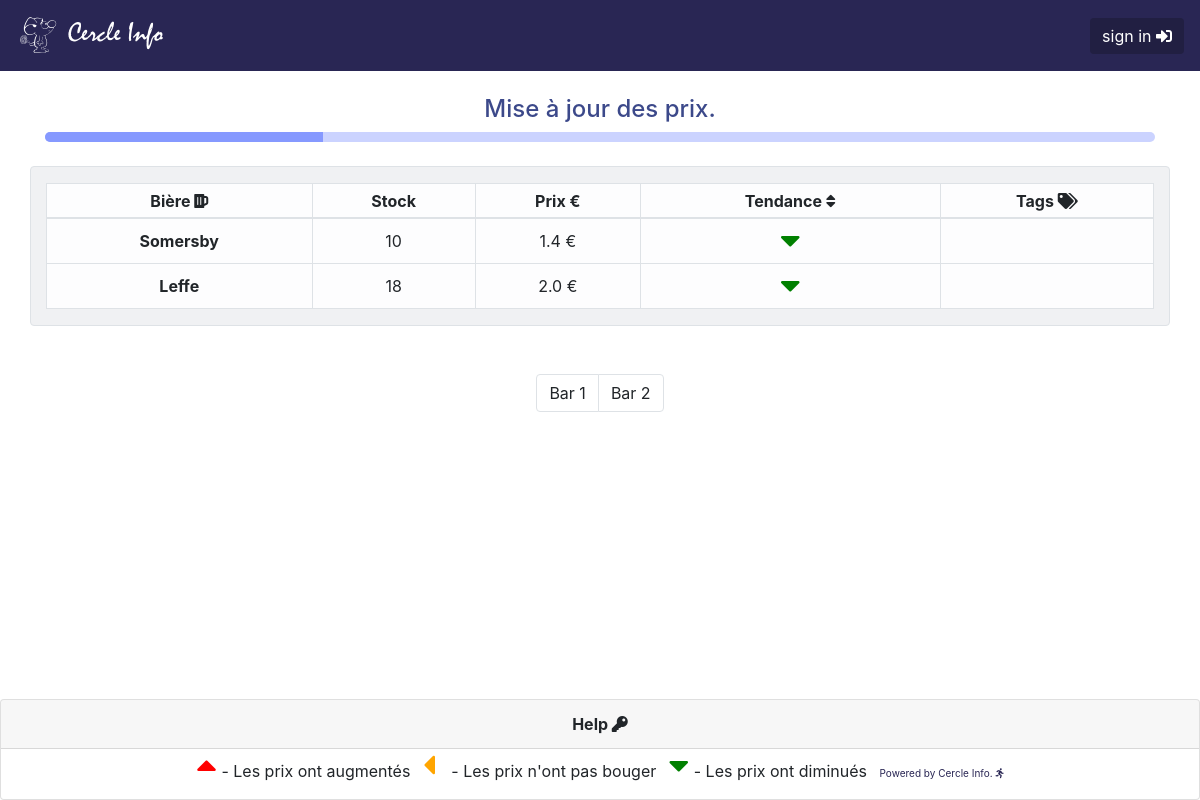
Before: /stock_page/ with the older database file.
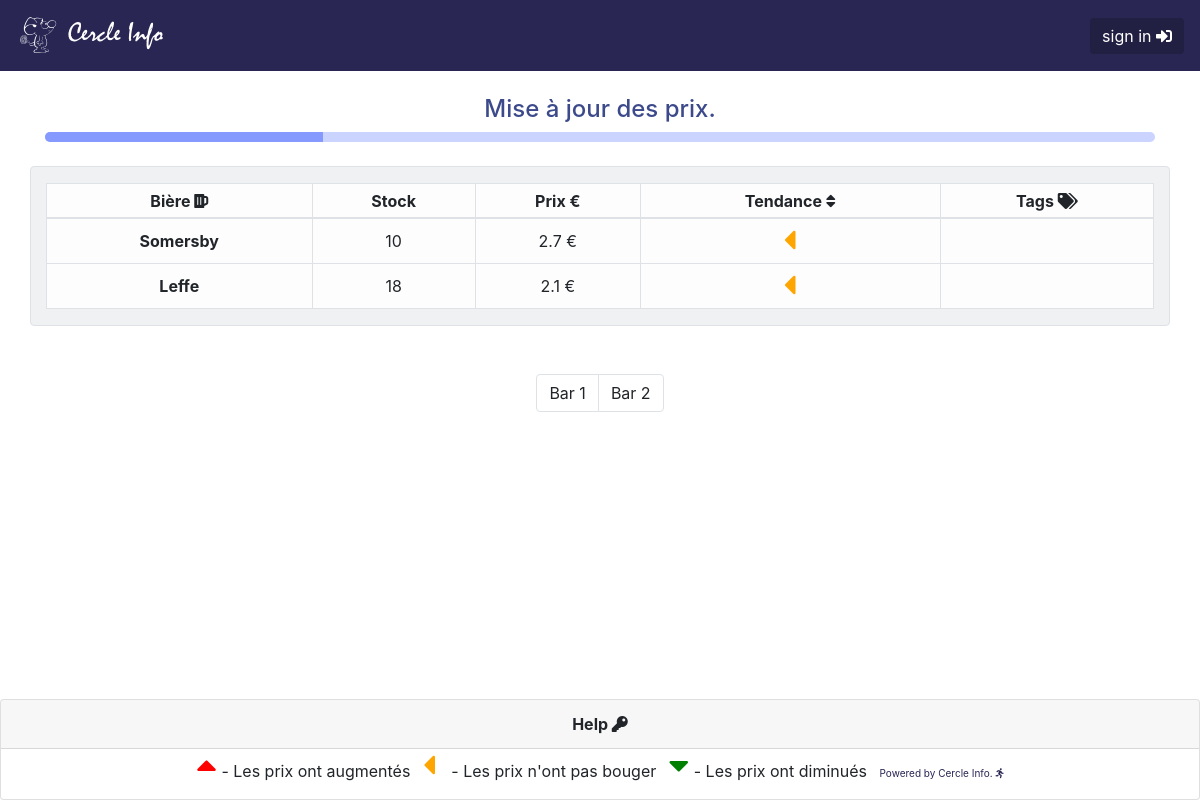
After: the same page with the newer database file.
### Beer/models.py (models this page shows, shortened)
class Beer(models.Model):
    beer_name = models.CharField(max_length=100)
    price = models.FloatField(null=False)
    buy_price = models.FloatField(null=False)
    stock = models.IntegerField(null=False)
    static_stock = models.IntegerField(null=False)
    coef_up = models.FloatField(null=False)
    coef_down = models.FloatField(null=False)
    coef_max = models.FloatField(null=False)
    coef_min = models.FloatField(null=False)
    q_qarder = models.IntegerField(null=False, default=0)
    q_current_qarder = models.IntegerField(null=False, default=0)
    alcohol_percentage = models.FloatField(null=False, default=0)
    bar = models.IntegerField(null=False, default=1)
    trend = models.CharField(max_length=10, default='EQUAL')
    out_of_stock = models.BooleanField(null=False, default=False)
    best_value = models.BooleanField(null=False, default=False)
    best_price = models.BooleanField(null=False, default=False)
    class Meta:
        permissions = (('show_tool_bar', 'Can show the toolbar'),
                       ('failsafe_mode', 'Can access to failsafe'),)

### Beer/views.py (the view)
# urls.py: path('stock_page/', BeerViews.stock_page, name='stock_page'),
@ensure_csrf_cookie  # generate CSRF token on stockpage
def stock_page(request):
    return render(request, 'stock_page.html', {'beers': BeerModel.objects.all()})

### templates/stock_page.html (shortened to what this page needs)
{%extends 'main_template.html' %}
{% load static %}
{% load filter_extra %}
{%block content%}
<div class="container text-center mt-4 mb-4 ">
  <h4 id="title_progress_bar" style="color: #3c498a;"> Mise à jour des prix.</h4>
  <div class="progress" style="height: 10px; border-radius: 27px; background-color: #cbd3ff">
    <div class="progress-bar" role="progressbar" style=" width: 25%; background: rgba(134,153,255,1);" id="progress_bar"aria-valuenow="0" aria-valuemin="0" aria-valuemax="100"></div>
  </div>
</div>
<div class="container border rounded" style="background-color:#F0F1F3;">
  <table class="table table-light table-bordered table-sm mt-3">
    <thead>
      <tr>
        <th class="text-center align-middle" scope="col">Bière <i class="fas fas fa-beer"></i></th>
        <th class="text-center" scope="col">Stock</th>
        <th class="text-center" scope="col">Prix €</th>
        <th class="text-center" scope="col">Tendance <i class="fas fa-sort"></i></th>
        <th class="text-center" scope="col">Tags <i class="fas fa-tags"></i></th>
      </tr>
    </thead>
    <tbody>
      {% for beer in beers %}
        <tr class="bar{{beer.bar}}" id="beer_tr_{{ beer.id }}">
                <th class="text-center align-middle" id="beer_name_{{ beer.id }}" scope="row"> {{beer.beer_name}} </th>
          <td class="text-center align-middle" id="beer_stock_{{ beer.id }}">{{beer.stock}}</td>
          <td class="text-center align-middle" id="beer_price_{{ beer.id }}"> {{beer.price}} € </td>
          <td class="text-center align-middle" id="beer_trend_image_{{ beer.id }}">
          {% if beer.trend == 'UP' %}
          <i class="fas fa-caret-up fa-2x" style="color: red;"></i>
          {% elif beer.trend == 'EQUAL' %}
          <i class="fas fa-caret-left fa-2x" style="color: orange;"></i>
          {% else %}
          <i class="fas fa-caret-down fa-2x" style="color: green;"></i>
          {% endif %}
          </td>
          <td class="text-center align-middle" id="beer_tags_{{ beer.id }}"></td>
        </tr>
      {% endfor %}
    </tbody>
  </table>
</div>
<nav aria-label="Page navigation example">
  <ul class="pagination justify-content-center mt-5">
    <li class="page-item"><a class="page-link" onclick="show_bar(1);hide_bar(2);">Bar 1</a></li>
    <li class="page-item"><a class="page-link" onclick="show_bar(2);hide_bar(1)">Bar 2</a></li>
  </ul>
</nav>
 <footer id="page-footer" class="page-footer fixed-bottom">
    <div class="card text-center">
        <div class="card-header text-center" style="font-weight: bold;">Help <i class="fas fa-key"></i></div>
          <ul class="list-inline">
            <li class="list-inline-item"><i class="fas fa-caret-up fa-2x" style="color: red; margin-right: 5px;"></i>- Les prix ont augmentés</li>
            <li class="list-inline-item"><i class="fas fa-caret-left fa-2x" style="color: orange; margin-right: 15px;"></i>- Les prix n'ont pas bouger</li>
            <li class="list-inline-item"><i class="fas fa-caret-down fa-2x" style="color: green; margin-right: 5px;"></i>- Les prix ont diminués</li>
            <li class="list-inline-item" style="font-size:10px;"><a class="" style="text-decoration:none;color: #292654;" href="https://www.facebook.com/cercleinfo/">Powered by Cercle Info. <i class="fas fa-running"></i></a></li>
          </ul>
    </div>
 </footer>
{%endblock%}

### templates/main_template.html (shortened to what this page needs)
<!DOCTYPE html>
<html lang="en" dir="ltr">
{% load static %}
<head>
    <link rel="stylesheet" href="{% static 'css/bootstrap.css' %}">
    <link rel="stylesheet" href="{% static 'css/main.css' %}">
    <link rel="stylesheet" href="https://use.fontawesome.com/releases/v5.5.0/css/all.css">
</head>
<body>
    <nav class="navbar navbar-expand-lg navbar-light" style="background-color: #292654;">
      <a class="navbar-brand" href="/" style="font-family: mistral; font-size:28px; color:white;">
          <img src="{% static 'images/souris.svg' %}" width="45" height="45" class="d-inline-block align-top logo" alt="">
          Cercle Info
      </a>
            <div class="collapse navbar-collapse" id="navbarSupportedContent">
            <ul class="navbar-nav ml-auto">
                {% if user.is_authenticated %}
                <li class="nav-item">
                    <a class="btn ml-1 navbutton text-white" href="/logout/">logout <i class="fas fa-sign-out-alt"></i></a>
                </li>
                {% else %}
                <li class="nav-item">
                    <a class="btn ml-1 navbutton text-white" href="/login/">sign in <i class="fas fa-sign-in-alt"></i></a>
                </li>
                {% endif %}
            </ul>
        </div>
    </nav>
 {% block content %}
 {% endblock %}
</body>
</html>

### static/css/main.css (style rules this page uses)
.navbutton { background-color: #211f42; border:none; }

Changed rows visible on the page:
changed Beer "Somersby": price "1.4" → "2.7"; trend "DOWN" → "EQUAL" (drawn)
changed Beer "Leffe": price "2.0" → "2.1"; trend "DOWN" → "EQUAL" (drawn)
